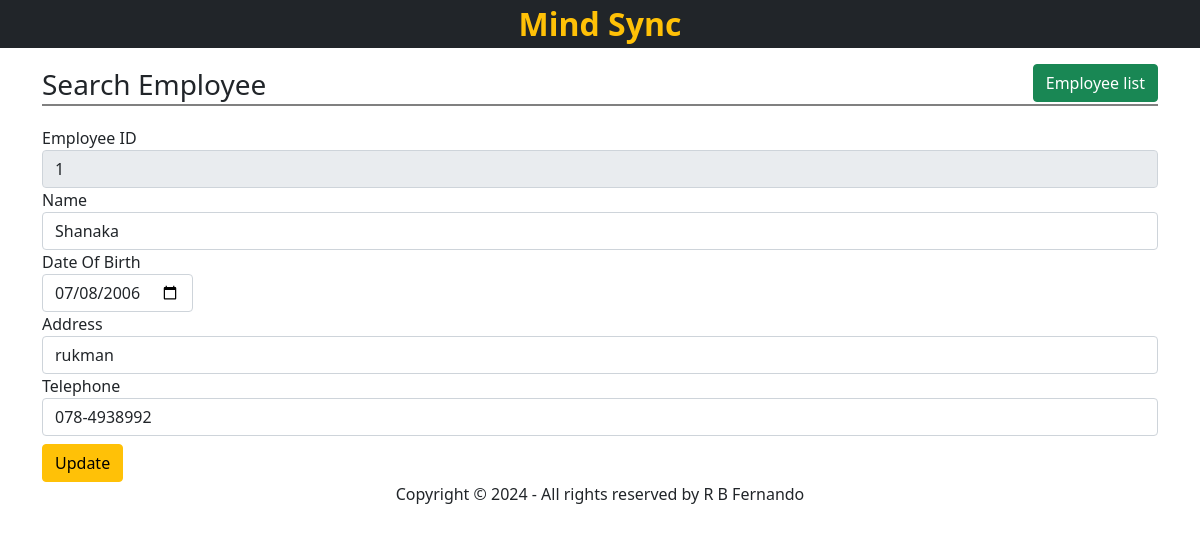
/view/public/edit-employee.php?id=1, run on an earlier commit of the app's database.
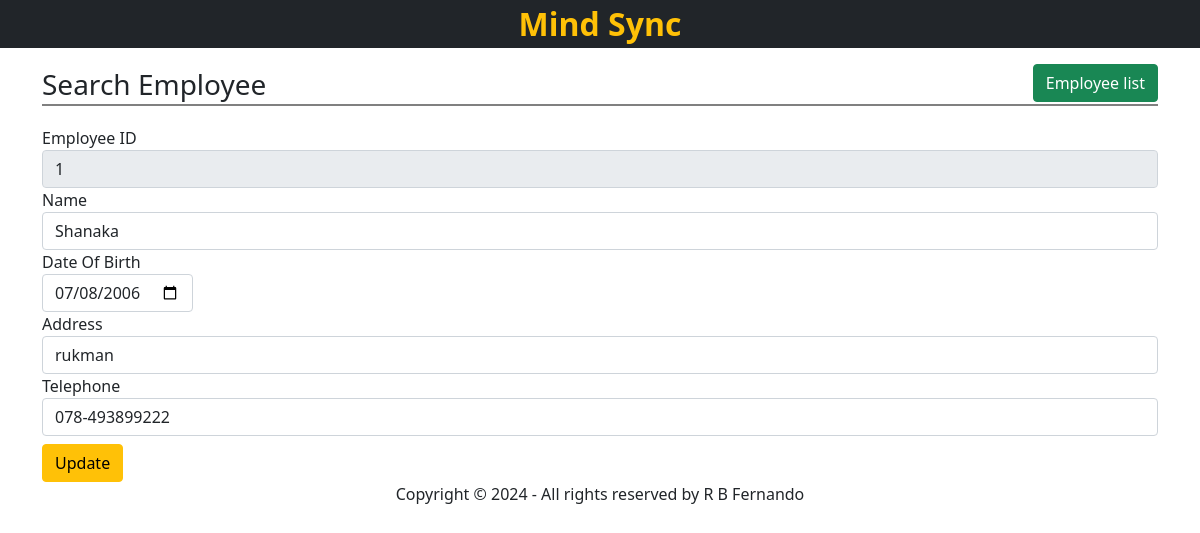
And on a later commit of the database.
### tables this page shows
CREATE TABLE "employees"(id INTEGER PRIMARY KEY, name VARCHAR(1000), dob VARCHAR(10), address VARCHAR(255), tele VARCHAR(12));

### view/public/edit-employee.php (the view)
<?php
require('../../database/db_config.php');
$empId = $_GET['id'];
$sql = "SELECT * FROM employees WHERE id=$empId";
$result = $db->query($sql);
$row = $result->fetchArray(SQLITE3_ASSOC);
require('../include/html_head.php');
?>
<body>
    <?php
    include('../include/header.php');
    ?>
    <main>
        <div class="container">
            <h3 class="page-title">Search Employee
                <a href="index.php" class="btn btn-success float-end">Employee list</a>
            </h3>
            <form action="update-employee.php" method="POST">
                <div class="form-group">
                    <label>Employee ID</label>
                    <input type="number" name="id" class="form-control" value="<?= $row['id'] ?>" readonly placeholder="Employee ID" aria-label="Employee Number" aria-describedby="basic-addon1">
                </div>
                <div class="form-group">
                    <label>Name</label>
                    <input type="text" name="name" required maxlength="100" class=" form-control" value="<?= $row['name'] ?>">
                </div>
                <div class="form-group">
                    <?php
                    $date = date_create("today");
                    date_sub($date, date_interval_create_from_date_string("18 years"));
                    ?>
                    <label>Date Of Birth
                        <input type="date" name="dob" class="form-control" value="<?= $row['dob'] ?>" max="<?= date_format($date, "Y-m-d") ?>" required></label>
                </div>
                <div class="form-group">
                    <label>Address</label>
                    <input type="text" name="address" required maxlength="100" class=" form-control" value="<?= $row['address']; ?>">
                </div>
                <div class="form-group">
                    <label>Telephone</label>
                    <input type="text" name="tele" class="form-control" maxlength="11" required pattern="[0-9]{3}-[0-9]{7}" value="<?= $row['tele']; ?>">
                </div>
                <button type="submit" class="btn btn-warning mt-2">Update</button>
            </form>
        </div>
    </main>
    <?php
    include('../include/footer.php');
    ?>
</body>
</html>

### view/include/html_head.php (shortened to what this page needs)
<!DOCTYPE html>
<html lang="en">
<head>
    <link href="https://cdn.jsdelivr.net/npm/bootstrap@5.0.2/dist/css/bootstrap.min.css" rel="stylesheet">
    <link rel="stylesheet" href="css/style.css">
</head>

### view/include/header.php
<header class="bg-dark">
    <div class="fs-2 fw-bolder text-warning text-center mb-3">Mind Sync</div>
</header>

### view/include/footer.php (shortened to what this page needs)
<footer>
    <div class="text-center">
        Copyright &copy; 2024 - All rights reserved by R B Fernando
    </div>
</footer>

### view/public/css/style.css (style rules this page uses)
.page-title { line-height: 40px; border-bottom: 2px solid gray; margin-bottom: 20px; }

What changed in the data, as far as the page shows it:
changed employees "Shanaka": tele "078-4938992" → "078-493899222"
